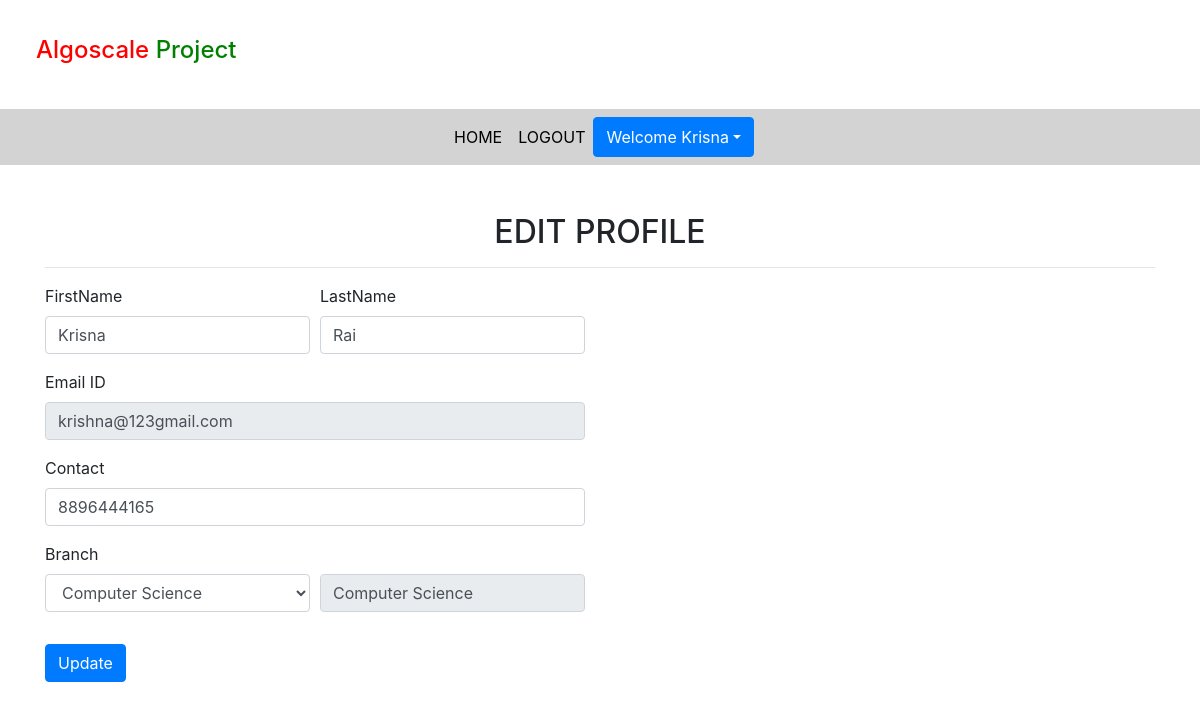
Page /edit_profile (signed in) on the committed database.
### notes/models.py (models this page shows, shortened)
class Signup(models.Model):
    user = models.ForeignKey(User,on_delete=models.CASCADE)
    contact = models.CharField(max_length=10, null=True)
    branch = models.CharField(max_length=30)
    role = models.CharField(max_length=15)

### notes/views.py (the view, shortened to what this page needs)
# urls.py: path('edit_profile',views.edit_profile,name='edit_profile'),
def edit_profile(request):
    if not request.user.is_authenticated:
        return redirect('login')
    error = False
    user = User.objects.get(id=request.user.id)
    data = Signup.objects.get(user = user)
    d = {'data':data,'user':user, 'error':error}
    return render(request, 'edit_profile.html', d)

### notes/templates/edit_profile.html (shortened to what this page needs)
{% extends 'usernavigation.html' %}
{% load static %}
{% block body %}
<div class="container mt-5">
    <h2 class="text-center"> EDIT PROFILE</h2>
    <hr>
    <div class="row">
        <div class="col-sm-6">
        <form method="post">
            <div class="form-row">
                <div class="form-group col-md-6">
                    <label>FirstName</label>
                    <input type="text" class="form-control" value="{{data.user.first_name}}" name="firstname">
                </div>
                <div class="form-group col-md-6">
                    <label>LastName</label>
                    <input type="text" class="form-control" value="{{data.user.last_name}}" name="lastname">
                </div>
            </div>
            <div class="form-row">
                <div class="form-group col-md-12">
                    <label>Email ID</label>
                    <input type="text" class="form-control" value="{{data.user.username}}" name="emailid" readonly>
                </div>
            </div>
            <div class="form-row">
                <div class="form-group col-md-12">
                    <label>Contact</label>
                    <input  class="form-control" value="{{data.contact}}" name="contact">
                </div>
            </div>
            <div class="form-row">
                <div class="form-group col-md-6">
                    <label>Branch</label>
                    <select  class="form-control"  name="branch">
                        <option value="Computer Science">Computer Science</option>
                    </select>
                </div>
                <div class="form-group col-md-6 mt-2">
                    <br>
                    <input type="text" value="{{data.branch}}" class="form-control" readonly>
                </div>
            </div>
            <input type="submit" value="Update" class="btn btn-primary mt-3">
        </form>
        </div>
    </div>
</div>
{%  endblock %}

### notes/templates/usernavigation.html (shortened to what this page needs)
<!DOCTYPE html>
<html lang="en">
<head>
  {% load static %}
  <link rel="stylesheet" href="https://maxcdn.bootstrapcdn.com/bootstrap/4.3.1/css/bootstrap.min.css">
  <link rel="stylesheet" href="https://use.fontawesome.com/releases/v5.6.3/css/all.css">
  <link rel="stylesheet" href="{%  static 'css/mystyle.css' %}">
</head>
  <body>
      <h4 style="padding: 3%;"><span style="color: red;">Algoscale</span> <span style="color: green;">Project</span></h4>
         <nav class="navbar navbar-expand-sm justify-content-center" style="background-color:lightgrey;">
             <ul class='navbar-nav'>
                 <li class="navbar-item">
                     <a class="nav-link" href="{% url 'profile' %}">HOME</a>
                 </li>
                <li class="navbar-item">
                    <a class="nav-link" href="{% url 'logout' %}">LOGOUT</a>
                </li>
                <div class="btn-group">
                    <button type="button" class="btn btn-primary dropdown-toggle" data-toggle="dropdown">Welcome {{request.user.first_name}}</button>
                </div>
             </ul>
         </nav>
</body>
</html>
{% block  body %}
{% endblock %}

### notes/static/css/mystyle.css (style rules this page uses)
.nav-link { color:black; }

### rows in the picture
Signup: firstname "Krisna", lastname "Rai", emailid "krishna@123gmail.com", contact "8896444165", branch "Computer Science"

### other values in the picture
{{ request.user.first_name }} "Krisna"
